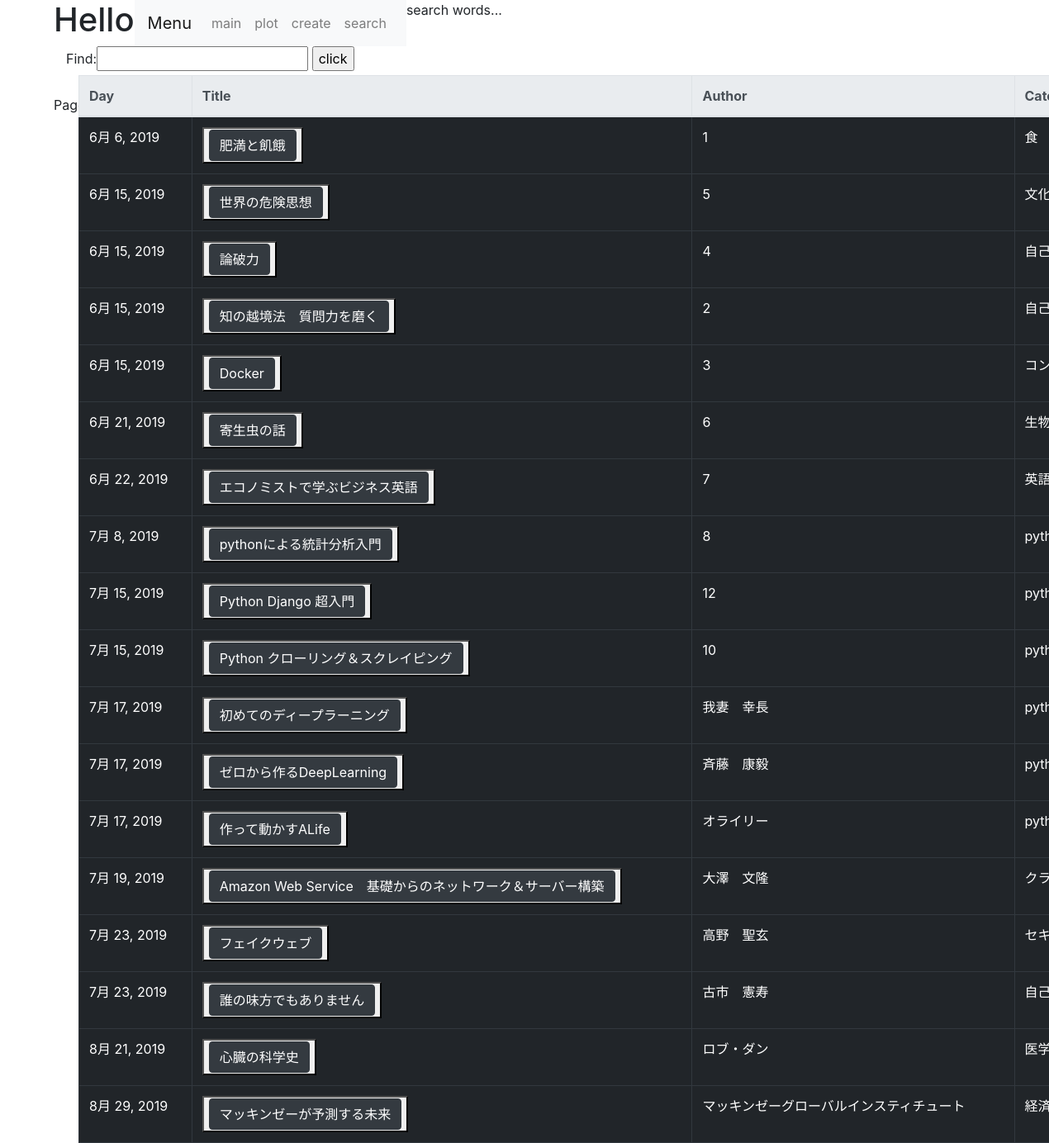
Page /find on the earlier database version.
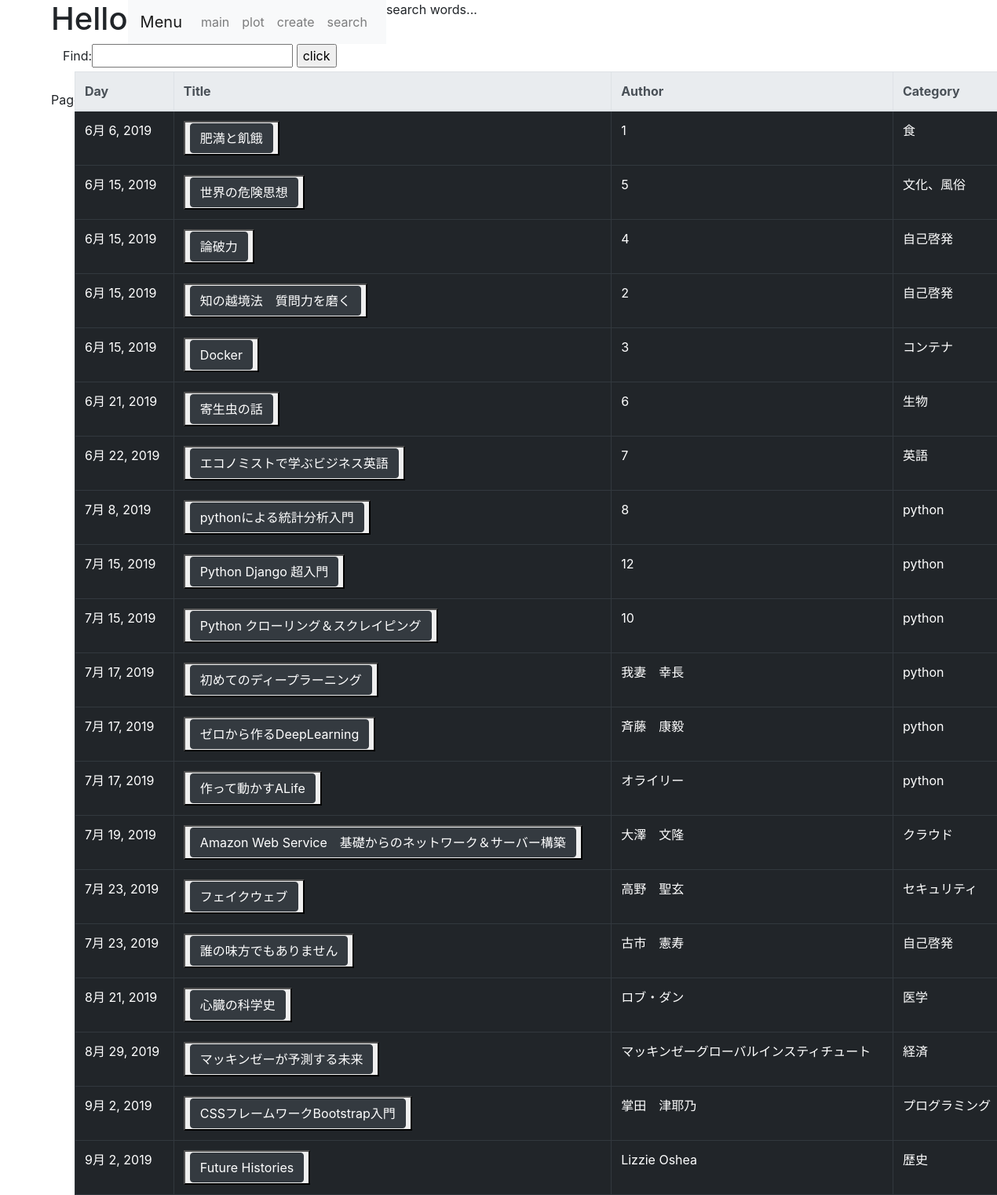
Same page on the later database version.
### lib/models.py (models this page shows, shortened)
class Book(models.Model):
    day = models.DateField()
    book_name = models.CharField(max_length=100)
    book_category = models.ForeignKey(Category, on_delete=models.CASCADE)
    book_author = models.CharField(max_length=100)
    book_context = models.CharField(max_length=1000)

class Category(models.Model):
    category_name = models.CharField(max_length=100)
    def __str__(self):
        return self.category_name

### lib/views.py (the view)
# urls.py: path('find', views.find, name='find'),
def find(request):
    if (request.method == 'POST'):
        msg = request.POST['find']
        form = FindForm(request.POST)
        sql = 'select * from Lib_Authors'
        if (msg != ''):
            sql += ' where ' + msg
        data = Book.objects.raw(sql)
        msg = sql
    else:
        msg = 'search words...'
        form = FindForm()
        data = Book.objects.all()
    params = {
        'title': 'Hello',
        'message': msg,
        'form':form,
        'data':data,
    }
    return render(request, 'lib/find.html', params)

### lib/forms.py
class FindForm(forms.Form):
    find = forms.CharField(label='Find', required=False)

### lib/templates/lib/find.html (shortened to what this page needs)
{% load static %}
<!doctype html>
<html lang="'ja">
<head>
</head>
<body>
    <div id="container" class="container">
        <div class="row">
            <h1>{{title}}</h1>
                {% include 'lib/nav_bar.html' %}
                <p>{{message|safe}}</p>
        </div>
        <div class="row">
             <div class='col'>
                <form action="{% url 'find' %}" method='post'>
                {{form}}
                <tr><th></th><td><input type="submit" value="click"></tr></form>
             </div>
        </div>
        <div class="container">
        <div class="row">
          <tr>
            {% include "lib/table.html" %}
          </tr>
        </div>
        </div>
        <div class="row">
                {% include "lib/pagination.html" %}
        </div>
    </div>
</body>
</html>

### lib/templates/lib/nav_bar.html (shortened to what this page needs)
{% load static %}<!DOCTYPE html>
<html lang="ja" dir="ltr">
  <head>
  </head>
<nav class="navbar navbar-expand-lg navbar-light bg-light">
    <a class="navbar-brand" href="#">Menu</a>
    <div id="navbarNav">
      <ul class="navbar-nav">
          <li class="nav-item">
          <a class="nav-link" href="{% url 'find' %}">main</a>
          </li>
        <li class="nav-item">
          <a class="nav-link" href="{% url 'create' %}">plot</a>
        </li>
        <li class="nav-item">
          <a class="nav-link" href="{% url 'create' %}">create</a>
        </li>
        <li class="nav-item">
          <a class="nav-link" href="{% url 'create' %}">search</a>
        </li>
      </ul>
    </div>
  </nav>

### lib/templates/lib/table.html (shortened to what this page needs)
{% load static %}<!DOCTYPE html>
<html lang="ja" dir="ltr">
  <head>
    <link rel="stylesheet" href="{% static 'css/main.css' %}">
    <link rel="stylesheet" href="{% static 'css/bootstrap.min.css' %}">
  </head>
<div class="container">
    <section class="post-list">
        <table class="table table-bordered  table-dark">
          <thead class="thead-light">
          <tr>
            <th scope="col">Day</th>
            <th scope="col">Title</th>
            <th scope="col">Author</th>
            <th scope="col">Category</th>
          </tr>
          </thead>
        {% for books in data %}
        <tr>
          <td>{{books.day}}</td>
            <td><button ><a class="btn btn-dark" href="{% url 'content' books.id %}" role="button">{{books.book_name}}</td>
          <td>{{books.book_author}}</td>
          <td>{{books.book_category}}</td>
        {% endfor %}
      </tr>
    </table>
    </section>
    {% include 'lib/pagination.html' %}
    </div>

### lib/templates/lib/pagination.html (shortened to what this page needs)
{% load static %}<!DOCTYPE html>
<html lang="ja" dir="ltr">
  <head>
    <link rel="stylesheet" href="{% static 'css/main.css' %}">
    <link rel="stylesheet" href="{% static 'css/bootstrap.min.css' %}">
  </head>
<div class="pagination">
  <span class="step-links">
      <span class="current">
          Page {{ contacts.number }} of {{ contacts.paginator.num_pages }}.
      </span>
  </span>
</div>

Differences in the rows shown:
added Book: day "9月 2, 2019", book_name "CSSフレームワークBootstrap入門", book_author "掌田 津耶乃", book_category "プログラミング…"
added Book: day "9月 2, 2019", book_name "Future Histories", book_author "Lizzie Oshea", book_category "歴史"
